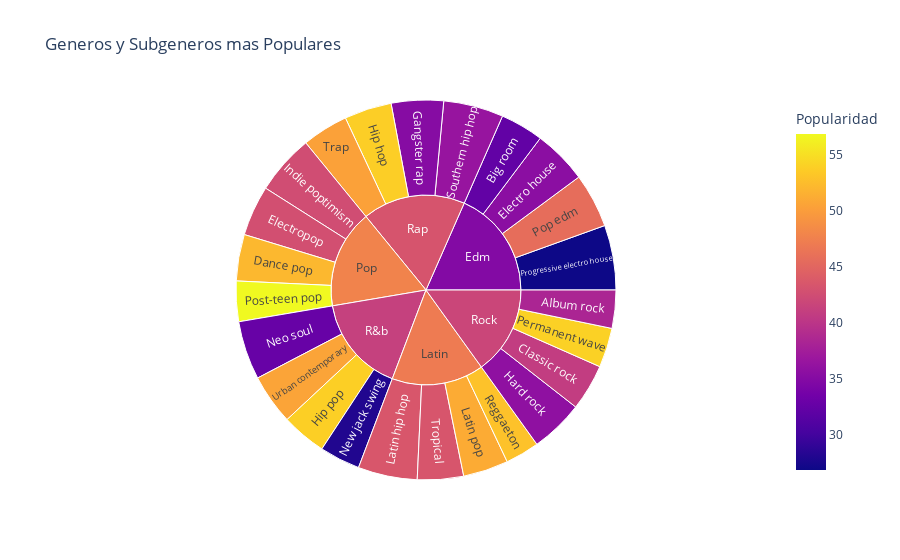

Notebook source saved alongside this figure:
### Code cell
df[['playlist_genre', 'playlist_subgenre']] = df[['playlist_genre', 'playlist_subgenre']] \
                                                  .apply(lambda x: x.str.capitalize(), axis=1)
fig = px.sunburst(df,
                  path=['playlist_genre', 'playlist_subgenre'], 
                  color='track_popularity', 
                  title="Generos y Subgeneros mas Populares",
                  labels={'track_popularity': 'Popularidad'})
fig.show()

### Figure 1 — Plotly figure (JSON) as saved in the notebook; plotly's stock layout.template omitted (floating-point values rounded to 4 significant figures)
{"data": [{"branchvalues": "total", "customdata": [[38.32], [32.28], [40.81], [52.08], [35.51], [42.73], [35.14], [35.84], [53.77], [53.84], [42.48], [43.45], [51.1], [32.69], [28.03], [54.0], [45.69], [56.83], [26.87], [52.87], [36.45], [50.31], [43.33], [50.52], [34.83], [47.03], [47.74], [41.22], [43.22], [41.73]], "domain": {"x": [0, 1], "y": [0, 1]}, "hovertemplate": "labels=%{label}<br>count=%{value}<br>parent=%{parent}<br>id=%{id}<br>Popularidad=%{color}<extra></extra>", "ids": ["Rock/Album rock", "Edm/Big room", "Rock/Classic rock", "Pop/Dance pop", "Edm/Electro house", "Pop/Electropop", "Rap/Gangster rap", "Rock/Hard rock", "Rap/Hip hop", "R&b/Hip pop", "Pop/Indie poptimism", "Latin/Latin hip hop", "Latin/Latin pop", "R&b/Neo soul", "R&b/New jack swing", "Rock/Permanent wave", "Edm/Pop edm", "Pop/Post-teen pop", "Edm/Progressive electro house", "Latin/Reggaeton", "Rap/Southern hip hop", "Rap/Trap", "Latin/Tropical", "R&b/Urban contemporary", "Edm", "Latin", "Pop", "R&b", "Rap", "Rock"], "labels": ["Album rock", "Big room", "Classic rock", "Dance pop", "Electro house", "Electropop", "Gangster rap", "Hard rock", "Hip hop", "Hip pop", "Indie poptimism", "Latin hip hop", "Latin pop", "Neo soul", "New jack swing", "Permanent wave", "Pop edm", "Post-teen pop", "Progressive electro house", "Reggaeton", "Southern hip hop", "Trap", "Tropical", "Urban contemporary", "Edm", "Latin", "Pop", "R&b", "Rap", "Rock"], "marker": {"coloraxis": "coloraxis", "colors": [38.32, 32.28, 40.81, 52.08, 35.51, 42.73, 35.14, 35.84, 53.77, 53.84, 42.48, 43.45, 51.1, 32.69, 28.03, 54.0, 45.69, 56.83, 26.87, 52.87, 36.45, 50.31, 43.33, 50.52, 34.83, 47.03, 47.74, 41.22, 43.22, 41.73]}, "name": "", "parents": ["Rock", "Edm", "Rock", "Pop", "Edm", "Pop", "Rap", "Rock", "Rap", "R&b", "Pop", "Latin", "Latin", "R&b", "R&b", "Rock", "Edm", "Pop", "Edm", "Latin", "Rap", "Rap", "Latin", "R&b", "", "", "", "", "", ""], "type": "sunburst", "values": [1065, 1206, 1296, 1298, 1511, 1408, 1458, 1485, 1322, 1256, 1672, 1656, 1262, 1637, 1133, 1105, 1517, 1129, 1809, 949, 1675, 1291, 1288, 1405, 6043, 5155, 5507, 5431, 5746, 4951]}], "layout": {"coloraxis": {"colorbar": {"title": {"text": "Popularidad"}}, "colorscale": [[0, "#0d0887"], [0.1111, "#46039f"], [0.2222, "#7201a8"], [0.3333, "#9c179e"], [0.4444, "#bd3786"], [0.5556, "#d8576b"], [0.6667, "#ed7953"], [0.7778, "#fb9f3a"], [0.8889, "#fdca26"], [1, "#f0f921"]]}, "legend": {"tracegroupgap": 0}, "title": {"text": "Generos y Subgeneros mas Populares"}}}
